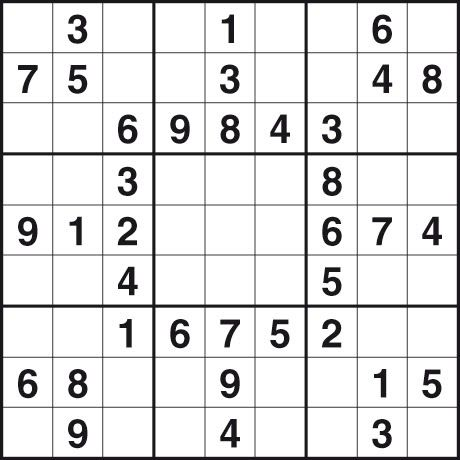
#> input picture sudokuProject/sudoku.jpg, 460 x 460 px
$ python Morphology.py --op erode --in ../sudokuProject/sudoku.jpg --out out.png
#> lines starting #> are read from the running program, lines starting #| are printed output that depends on the picture; after the words box and inside, x2 and y2 are one past the last pixel; in counts of white or black regions, pixels touching at a corner belong together
"""
This project implements Binary morphology (erosion/dilation/opening/closing) from scratch.

Example:
  python morphology.py --op erode --in input.png --out out.png --ksize 5 --shape square --iters 2
  python morphology.py --op dilate --in input.png --out out.png --ksize 7 --shape disk --pad constant --pad-value 0
"""

from __future__ import annotations

import argparse
from dataclasses import dataclass
import numpy as np
from PIL import Image
from pathlib import Path
from typing import Literal, Dict, Callable, List, Tuple, Optional


KernelShape = Literal["square", "cross", "disk"]
PadMode = Literal["constant", "edge"]


def make_structuring_element(ksize: int, shape: KernelShape) -> np.ndarray:
    """
    Create a boolean structuring element (SE) of size ksize x ksize.

    Parameters
    ----------
    ksize : int
        Odd kernel size (3, 5, 7). Must be >= 1 and odd.
    shape : {"square", "cross", "disk"}
        Shape of the structuring element:
        - "square": all ones in the ksize x ksize window
        - "cross": ones on the center row and center column
        - "disk": approximate filled circle inscribed in the window

    Returns
    -------
    se : (ksize, ksize) np.ndarray of bool
        Boolean mask indicating which neighbors are considered.
    """
    if ksize < 1 or ksize % 2 == 0:
        raise ValueError("ksize must be an odd integer >= 1")

    if shape == "square":
        return np.ones((ksize, ksize), dtype=bool)

    c = ksize // 2

    if shape == "cross":
        se = np.zeros((ksize, ksize), dtype=bool)
        se[c, :] = True
        se[:, c] = True
        return se

    if shape == "disk":
        yy, xx = np.ogrid[:ksize, :ksize]
        r = c
        return (yy - c) ** 2 + (xx - c) ** 2 <= r * r

    raise ValueError(f"Unknown shape: {shape}")


def _pad_binary(
    img: np.ndarray,
    pad: int,
    mode: PadMode,
    constant_value: int = 0,
) -> np.ndarray:
    if pad == 0:
        return img

    if mode == "constant":
        return np.pad(img, pad_width=pad, mode="constant", constant_values=constant_value)
    if mode == "edge":
        return np.pad(img, pad_width=pad, mode="edge")

    raise ValueError(f"Unknown pad mode: {mode}")


def binary_erosion(
    image: np.ndarray,
    se: np.ndarray,
    iterations: int = 1,
    pad_mode: PadMode = "constant",
    pad_value: int = 0,
) -> np.ndarray:
    """
    Perform binary erosion on a 2D binary image using a given structuring element.

    Definition
    ----------
    Erosion shrinks foreground regions. A pixel in the output is 1 (True) if and only if
    *all* pixels under the structuring element (where se==True) are 1 in the input.

    Parameters
    ----------
    image : (H, W) np.ndarray
        Input binary image. Accepted dtypes: bool, uint8, int.
        Nonzero values are treated as foreground (1).
    se : (K, K) np.ndarray of bool
        Structuring element mask. True entries define which neighbors must be foreground
        for the output pixel to be foreground.
        K should be odd in both dimensions for a centered SE.
    iterations : int, default=1
        Number of times to apply erosion repeatedly.
    pad_mode : {"constant", "edge"}, default="constant"
        How to pad the image borders.
        - "constant": pads with pad_value (often 0 for erosion)
        - "edge": replicates border pixels
    pad_value : int, default=0
        Used only with pad_mode="constant". For erosion, 0 is typical.

    Returns
    -------
    out : (H, W) np.ndarray of bool
        Eroded binary image.

    Notes
    -----
    - This implementation is from scratch.
    - Runtime is O(H * W * nnz(se)) per iteration.
    """
    if iterations < 1:
        raise ValueError("iterations must be >= 1")
    if image.ndim != 2:
        raise ValueError("image must be a 2D array")
    if se.ndim != 2:
        raise ValueError("se must be a 2D array")

    img = (image != 0)  # convert to bool foreground mask
    se = (se != 0)

    kh, kw = se.shape
    if kh % 2 == 0 or kw % 2 == 0:
        raise ValueError("Structuring element dimensions must be odd")

    pad = kh // 2
    se_coords = np.argwhere(se)  # list of (dy, dx) positions where se is True
    # Convert to offsets relative to center:
    cy, cx = pad, pad
    offsets = [(int(y - cy), int(x - cx)) for y, x in se_coords]

    out = img
    for _ in range(iterations):
        padded = _pad_binary(out.astype(np.uint8), pad=pad, mode=pad_mode, constant_value=pad_value).astype(bool)
        H, W = out.shape
        eroded = np.ones((H, W), dtype=bool)

        # For erosion: output is AND over all selected neighbors
        for dy, dx in offsets:
            eroded &= padded[pad + dy : pad + dy + H, pad + dx : pad + dx + W]

            # Early exit: if everything already False, can break
            if not eroded.any():
                break

        out = eroded

    return out


# [187 lines left out: functions binary_dilation, binary_opening, binary_closing, not called in this run]


def load_image_as_gray(path: str) -> np.ndarray:
    """Load an image and return grayscale uint8 array (H, W)."""
#> called with path = '../sudokuProject/sudoku.jpg'
    img = Image.open(path).convert("L")
    return np.array(img, dtype=np.uint8)


def save_binary_image(path: str, binary: np.ndarray) -> None:
    """Save boolean/binary array as 8-bit image (0 or 255)."""
    out = (binary.astype(np.uint8) * 255)
    Image.fromarray(out, mode="L").save(path)


# [13 lines of commented-out code are left out]

def parse_args() -> argparse.Namespace:
    p = argparse.ArgumentParser(description="Binary morphology (erosion/dilation/opening/closing) from scratch.")
    p.add_argument("--op", choices=["erode", "dilate", "open", "close"], required=True, help="Operation to apply.")
    p.add_argument("--in", dest="inp", required=True, help="Input image path.")
    p.add_argument("--out", dest="out", required=True, help="Output image path.")
    p.add_argument("--threshold", type=int, default=128, help="Binarization threshold for grayscale input.")
    p.add_argument("--invert", action="store_true", help="Invert binary image after thresholding.")
    p.add_argument("--ksize", type=int, default=3, help="Odd kernel size (3,5,7).")
    p.add_argument("--shape", choices=["square", "cross", "disk"], default="square", help="Structuring element shape.")
    p.add_argument("--iters", type=int, default=1, help="Number of iterations.")
    p.add_argument("--pad", choices=["constant", "edge"], default="constant", help="Padding mode.")
    p.add_argument("--pad-value", type=int, default=0, help="Constant padding value (0 or 1), used when pad=constant.")
    return p.parse_args()


def _ensure_dir(path: str | Path) -> None:
    Path(path).mkdir(parents=True, exist_ok=True)


def _binarize(gray: np.ndarray, threshold: int, invert: bool) -> np.ndarray:
#> called with threshold = 128, invert = False
    binary = (gray >= threshold)
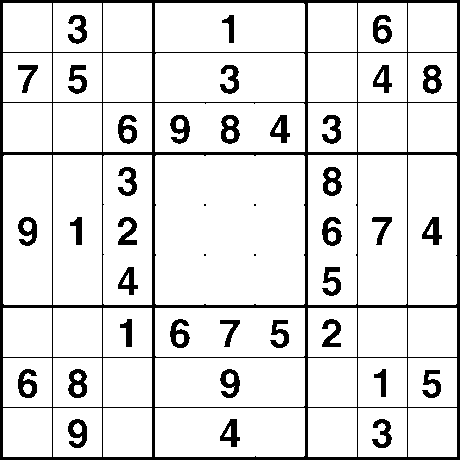
#> binary: shape (460, 460) bool; 88.3% white; 41 black regions (4 under 20 px), largest, box (x1, y1, x2, y2) and area: (0, 0, 460, 460) 14510, (221, 115, 240, 144) 340, (423, 65, 442, 94) 339
    return (~binary) if invert else binary

def run_cli(args: argparse.Namespace) -> None:
    gray = load_image_as_gray(args.inp)
    binary = _binarize(gray, threshold=args.threshold, invert=args.invert)

    se = make_structuring_element(args.ksize, args.shape)

    ops: Dict[str, Callable[..., np.ndarray]] = {
        "erode": binary_erosion,
        "dilate": binary_dilation,
        "open": binary_opening,
        "close": binary_closing,
    }

    out = ops[args.op](
        binary,
        se,
        iterations=args.iters,
        pad_mode=args.pad,
        pad_value=args.pad_value,
    )
#> the loop in binary_erosion, `for _ in range(iterations):` made 1 pass
#> pass 1, in binary_erosion, `padded = _pad_binary(out.astype(np.uint8), pad=pad, mode=pad_mode, con..`:
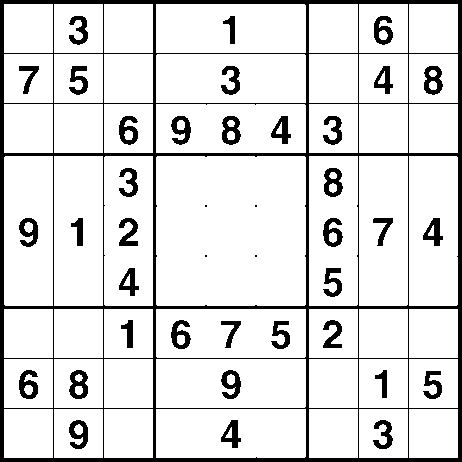
#> padded: shape (462, 462) bool; 87.6% white; 41 black regions (4 under 20 px), largest, box (x1, y1, x2, y2) and area: (0, 0, 462, 462) 16354, (222, 116, 241, 145) 340, (424, 66, 443, 95) 339
#> after the loop in binary_erosion, `for _ in range(iterations):`:
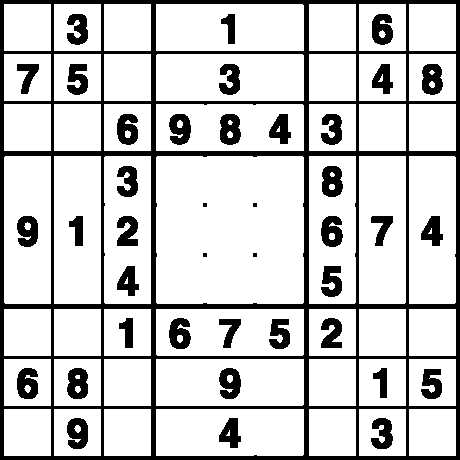
#> eroded: shape (460, 460) bool; 80% white; 41 black regions (4 under 20 px), largest, box (x1, y1, x2, y2) and area: (0, 0, 460, 460) 26778, (322, 166, 343, 197) 509, (67, 368, 88, 399) 508

    save_binary_image(args.out, out)
    print(f"Saved: {Path(args.out).resolve()}")


# [102 lines left out: function run_batch_grid, not called in this run]


# if __name__ == "__main__":
#     run_batch_grid()


if __name__ == "__main__":
    args = parse_args()
    run_cli(args)

# Example usage:
# python morphology.py --op erode --in input.png --out out.png --ksize 5 --shape square --iters 2
